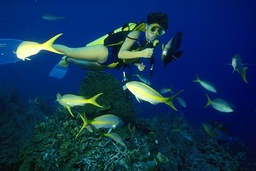
#> input picture Sea.jpg, 256 x 171 px, shrunk from 481 x 321 before the run
$ python KmSegmentation.py   (Python 2 division)
#> lines starting #> are read from the running program, lines starting #| are printed output that depends on the picture
#!/usr/bin/env python
# encoding: utf-8

import numpy as np
import Image

def kmeans(V,k):
    # choose k random centers from V
    nums=np.arange(len(V))
    np.random.shuffle(nums)
    centers=V[nums[:k]]
    last_centers=None
    while last_centers is None or not np.allclose(centers,last_centers):
        # find closest cluster for each v
        clusters=np.argmin(((V-centers[:,np.newaxis,:])**2).sum(2),0)
        last_centers=centers[:]
        # calculate new centers
        centers=np.array([V[clusters==i].mean(0) for i in range(k)])
        print centers
    return centers,clusters


img=Image.open('Sea.jpg')
#> img is the input picture: PIL image 256x171 RGB; mean R, G, B 17.9, 52.1, 86.7
data=np.array(img).reshape(-1,3)

for k in [2,4,8,16]:
    centers,clusters=kmeans(data,k)
    new_data=centers[clusters].reshape(img.height,img.width,3)
    print new_data
    new_img=Image.fromarray(np.asarray(np.clip(new_data,0,255),dtype='uint8'))
    new_img.show()
#> this loop made 4 passes
#> centers on passes 1 to 2: [[6.55, 40.05, 82.07], [144.5, 185.7, 138.5]], [[4, 46, 36], [10, 43, 60], [0, 22, 105], [0, 13, 46]]
#> (printed output is left out)
#> pass 1, `new_data=centers[clusters].reshape(img.height,img.width,3)`:
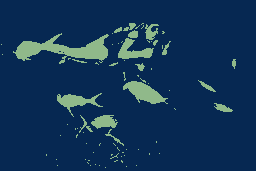
#> new_data: shape (171, 256, 3) float64; mean R, G, B 17.9, 52.1, 86.7
#> pass 2, `new_data=centers[clusters].reshape(img.height,img.width,3)`:
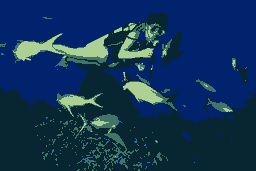
#> new_data: shape (171, 256, 3) float64; mean R, G, B 17.9, 52.1, 86.7
#> after the loop:
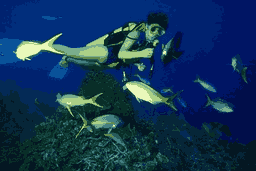
#> new_data: shape (171, 256, 3) float64; mean R, G, B 17.9, 52.1, 86.7
